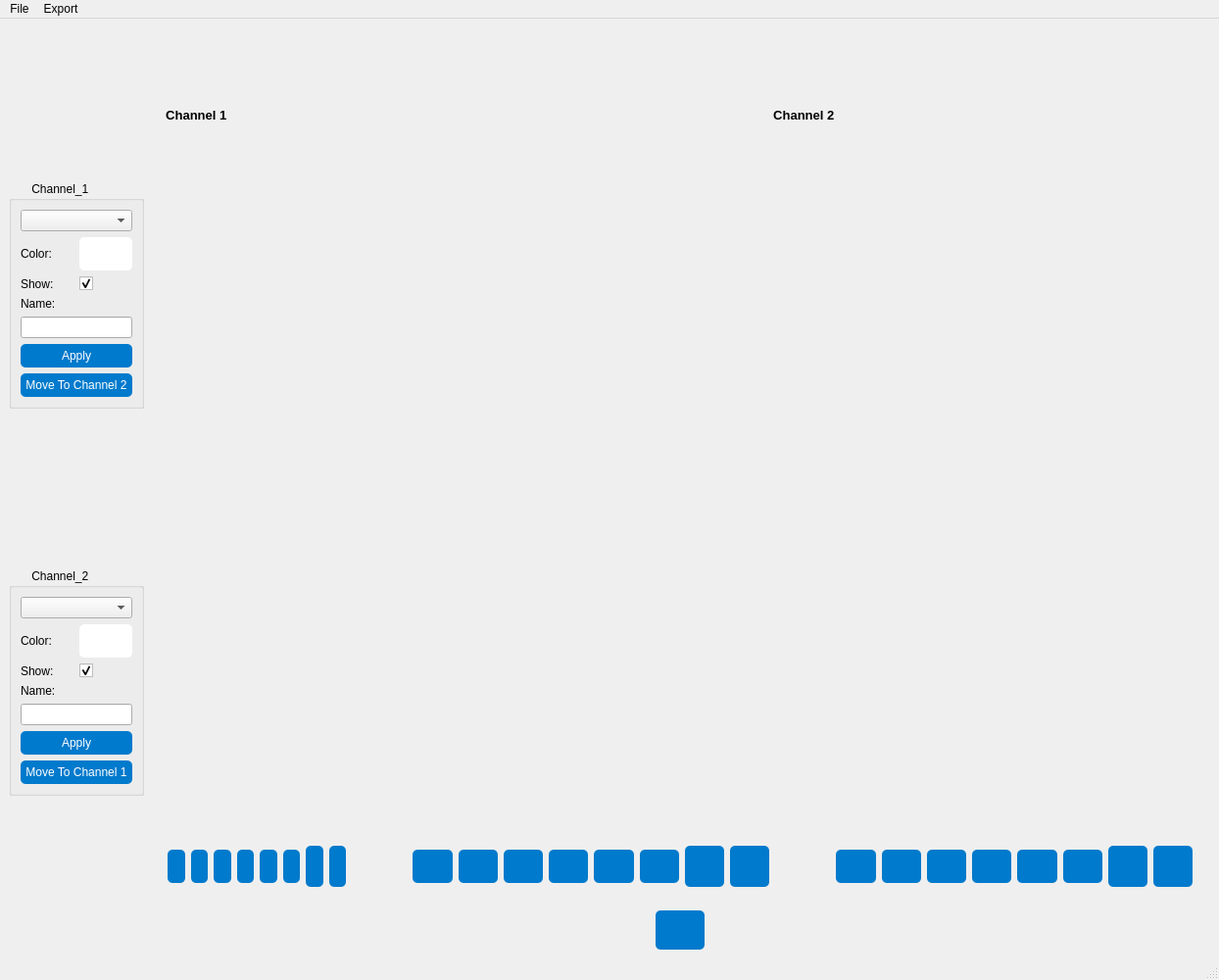
<?xml version="1.0" encoding="UTF-8"?>
<ui version="4.0">
 <class>SignalViewer</class>
 <widget class="QMainWindow" name="SignalViewer">
  <property name="windowModality">
   <enum>Qt::ApplicationModal</enum>
  </property>
  <property name="geometry">
   <rect>
    <x>0</x>
    <y>0</y>
    <width>1244</width>
    <height>1000</height>
   </rect>
  </property>
  <property name="windowTitle">
   <string>Signal Viewer App</string>
  </property>
  <property name="styleSheet">
   <string notr="true">QPushButton {
    background-color: #007ACC; /* Button background color */
    color :rgb(255, 255, 255);
    padding: 10px;
	border-radius:5px;

    
}

QPushButton:hover {
    background-color: #005CA3; 
}
QPushButton svg {
    fill: rgb(255, 255, 255);
}
</string>
  </property>
  <widget class="QWidget" name="centralwidget">
   <layout class="QHBoxLayout" name="horizontalLayout_11" stretch="1,10">
    <item>
     <layout class="QVBoxLayout" name="verticalLayout_5">
      <item>
       <spacer name="verticalSpacer">
        <property name="orientation">
         <enum>Qt::Vertical</enum>
        </property>
        <property name="sizeHint" stdset="0">
         <size>
          <width>20</width>
          <height>40</height>
         </size>
        </property>
       </spacer>
      </item>
      <item>
       <widget class="QGroupBox" name="groupBox">
        <property name="maximumSize">
         <size>
          <width>500</width>
          <height>1000</height>
         </size>
        </property>
        <property name="title">
         <string>       Channel_1        </string>
        </property>
        <layout class="QGridLayout" name="gridLayout_2">
         <item row="0" column="0">
          <layout class="QVBoxLayout" name="verticalLayout_4">
           <item>
            <widget class="QComboBox" name="channel_1_combobox"/>
           </item>
           <item>
            <layout class="QHBoxLayout" name="horizontalLayout_9">
             <item>
              <widget class="QLabel" name="channel_1_color_label">
               <property name="text">
                <string>Color:</string>
               </property>
              </widget>
             </item>
             <item>
              <widget class="QPushButton" name="adjust_color_channel1_button">
               <property name="styleSheet">
                <string notr="true">QPushButton {
    background-color: #ffffff; /* Button background color */
    color :rgb(255, 255, 255);
    padding: 10px;
	border-radius:5px;

    
}</string>
               </property>
               <property name="inputMethodHints">
                <set>Qt::ImhNone</set>
               </property>
               <property name="text">
                <string/>
               </property>
               <property name="shortcut">
                <string>A, 1</string>
               </property>
              </widget>
             </item>
            </layout>
           </item>
           <item>
            <layout class="QHBoxLayout" name="horizontalLayout_10">
             <item>
              <widget class="QLabel" name="channel_1_hide_label">
               <property name="text">
                <string>Show:</string>
               </property>
              </widget>
             </item>
             <item>
              <widget class="QCheckBox" name="channel_1_hide_checkbox">
               <property name="text">
                <string/>
               </property>
               <property name="shortcut">
                <string>H, 1</string>
               </property>
               <property name="checkable">
                <bool>true</bool>
               </property>
               <property name="checked">
                <bool>true</bool>
               </property>
               <property name="tristate">
                <bool>false</bool>
               </property>
              </widget>
             </item>
            </layout>
           </item>
           <item>
            <widget class="QLabel" name="channel_1_edit_label">
             <property name="text">
              <string>Name:</string>
             </property>
            </widget>
           </item>
           <item>
            <widget class="QLineEdit" name="channel_1_edit_line_edit">
             <property name="text">
              <string/>
             </property>
             <property name="cursorPosition">
              <number>0</number>
             </property>
            </widget>
           </item>
           <item>
            <widget class="QPushButton" name="channel_1_edit_confirm">
             <property name="styleSheet">
              <string notr="true">QPushButton {
    background-color: #007ACC; /* Button background color */
    color :rgb(255, 255, 255);
    padding: 5px;
	border-radius:5px;

    
}</string>
             </property>
             <property name="text">
              <string>Apply</string>
             </property>
             <property name="shortcut">
              <string>C, 1</string>
             </property>
            </widget>
           </item>
           <item>
            <widget class="QPushButton" name="move_to_channel2_button">
             <property name="styleSheet">
              <string notr="true">QPushButton {
    background-color: #007ACC; /* Button background color */
    color :rgb(255, 255, 255);
    padding: 5px;
	border-radius:5px;

    
}</string>
             </property>
             <property name="text">
              <string>Move To Channel 2</string>
             </property>
             <property name="shortcut">
              <string>M, 2</string>
             </property>
            </widget>
           </item>
          </layout>
         </item>
        </layout>
       </widget>
      </item>
      <item>
       <spacer name="verticalSpacer_2">
        <property name="orientation">
         <enum>Qt::Vertical</enum>
        </property>
        <property name="sizeHint" stdset="0">
         <size>
          <width>20</width>
          <height>40</height>
         </size>
        </property>
       </spacer>
      </item>
      <item>
       <widget class="QGroupBox" name="groupBox_3">
        <property name="maximumSize">
         <size>
          <width>200</width>
          <height>1000</height>
         </size>
        </property>
        <property name="title">
         <string>       Channel_2</string>
        </property>
        <layout class="QGridLayout" name="gridLayout">
         <item row="0" column="0">
          <layout class="QVBoxLayout" name="verticalLayout_3">
           <item>
            <widget class="QComboBox" name="channel_2_combobox"/>
           </item>
           <item>
            <layout class="QHBoxLayout" name="horizontalLayout_7">
             <item>
              <widget class="QLabel" name="channel_2_color_label">
               <property name="text">
                <string>Color:</string>
               </property>
              </widget>
             </item>
             <item>
              <widget class="QPushButton" name="adjust_color_channel2_button">
               <property name="styleSheet">
                <string notr="true">QPushButton {
    background-color: #ffffff; /* Button background color */
    color :rgb(255, 255, 255);
    padding: 10px;
	border-radius:5px;

    
}</string>
               </property>
               <property name="inputMethodHints">
                <set>Qt::ImhNone</set>
               </property>
               <property name="text">
                <string/>
               </property>
               <property name="shortcut">
                <string>A, 2</string>
               </property>
              </widget>
             </item>
            </layout>
           </item>
           <item>
            <layout class="QHBoxLayout" name="horizontalLayout_8">
             <item>
              <widget class="QLabel" name="channel_2_hide_label">
               <property name="text">
                <string>Show:</string>
               </property>
              </widget>
             </item>
             <item>
              <widget class="QCheckBox" name="channel_2_hide_checkbox">
               <property name="text">
                <string/>
               </property>
               <property name="shortcut">
                <string>H, 2</string>
               </property>
               <property name="checked">
                <bool>true</bool>
               </property>
              </widget>
             </item>
            </layout>
           </item>
           <item>
            <widget class="QLabel" name="channel_2_edit_label">
             <property name="text">
              <string>Name:</string>
             </property>
            </widget>
           </item>
           <item>
            <widget class="QLineEdit" name="channel_2_edit_line_edit"/>
           </item>
           <item>
            <widget class="QPushButton" name="channel_2_edit_confirm">
             <property name="styleSheet">
              <string notr="true">QPushButton {
    background-color: #007ACC; /* Button background color */
    color :rgb(255, 255, 255);
    padding: 5px;
	border-radius:5px;

    
}</string>
             </property>
             <property name="text">
              <string>Apply</string>
             </property>
             <property name="shortcut">
              <string>C, 2</string>
             </property>
            </widget>
           </item>
           <item>
            <widget class="QPushButton" name="move_to_channel1_button">
             <property name="styleSheet">
              <string notr="true">QPushButton {
    background-color: #007ACC; /* Button background color */
    color :rgb(255, 255, 255);
    padding: 5px;
	border-radius:5px;

    
}</string>
             </property>
             <property name="text">
              <string>Move To Channel 1</string>
             </property>
             <property name="shortcut">
              <string>M, 1</string>
             </property>
            </widget>
           </item>
          </layout>
         </item>
        </layout>
       </widget>
      </item>
      <item>
       <spacer name="verticalSpacer_3">
        <property name="orientation">
         <enum>Qt::Vertical</enum>
        </property>
        <property name="sizeHint" stdset="0">
         <size>
          <width>20</width>
          <height>40</height>
         </size>
        </property>
       </spacer>
      </item>
     </layout>
    </item>
    <item>
     <layout class="QVBoxLayout" name="verticalLayout_2" stretch="10,1">
      <item>
       <layout class="QVBoxLayout" name="verticalLayout">
        <item>
         <layout class="QHBoxLayout" name="horizontalLayout_4">
          <item>
           <widget class="QWidget" name="viewer_widget" native="true">
            <property name="enabled">
             <bool>true</bool>
            </property>
            <property name="sizePolicy">
             <sizepolicy hsizetype="Preferred" vsizetype="Preferred">
              <horstretch>0</horstretch>
              <verstretch>0</verstretch>
             </sizepolicy>
            </property>
            <property name="maximumSize">
             <size>
              <width>20000</width>
              <height>20000</height>
             </size>
            </property>
            <widget class="QWidget" name="widget" native="true">
             <property name="geometry">
              <rect>
               <x>0</x>
               <y>80</y>
               <width>1197</width>
               <height>31</height>
              </rect>
             </property>
             <property name="sizePolicy">
              <sizepolicy hsizetype="Preferred" vsizetype="Fixed">
               <horstretch>0</horstretch>
               <verstretch>0</verstretch>
              </sizepolicy>
             </property>
             <property name="minimumSize">
              <size>
               <width>0</width>
               <height>30</height>
              </size>
             </property>
             <property name="styleSheet">
              <string notr="true">font-weight : bold;font-size: 18pt
</string>
             </property>
             <widget class="QLabel" name="label_2">
              <property name="geometry">
               <rect>
                <x>9</x>
                <y>-6</y>
                <width>251</width>
                <height>31</height>
               </rect>
              </property>
              <property name="minimumSize">
               <size>
                <width>0</width>
                <height>15</height>
               </size>
              </property>
              <property name="styleSheet">
               <string notr="true">font-weight : bold;font-size: 10pt</string>
              </property>
              <property name="text">
               <string>  Channel 1</string>
              </property>
             </widget>
             <widget class="QLabel" name="label">
              <property name="geometry">
               <rect>
                <x>629</x>
                <y>-16</y>
                <width>151</width>
                <height>51</height>
               </rect>
              </property>
              <property name="minimumSize">
               <size>
                <width>0</width>
                <height>15</height>
               </size>
              </property>
              <property name="styleSheet">
               <string notr="true">font-weight : bold;font-size: 10pt

</string>
              </property>
              <property name="text">
               <string>  Channel 2</string>
              </property>
             </widget>
            </widget>
           </widget>
          </item>
         </layout>
        </item>
        <item>
         <widget class="QWidget" name="wholewidget" native="true">
          <property name="sizePolicy">
           <sizepolicy hsizetype="Preferred" vsizetype="Maximum">
            <horstretch>0</horstretch>
            <verstretch>0</verstretch>
           </sizepolicy>
          </property>
          <property name="minimumSize">
           <size>
            <width>19</width>
            <height>60</height>
           </size>
          </property>
          <layout class="QHBoxLayout" name="horizontalLayout_3">
           <property name="spacing">
            <number>50</number>
           </property>
           <item>
            <widget class="QWidget" name="widgetleft" native="true">
             <property name="minimumSize">
              <size>
               <width>200</width>
               <height>60</height>
              </size>
             </property>
             <layout class="QHBoxLayout" name="horizontalLayout">
              <item>
               <widget class="QPushButton" name="playBtn1">
                <property name="cursor">
                 <cursorShape>PointingHandCursor</cursorShape>
                </property>
                <property name="styleSheet">
                 <string notr="true">QPushButton {
    background-color: #007ACC; /* Button background color */
    color :rgb(255, 255, 255);
    padding: 10px;
	border-radius:5px;

    
}

QPushButton:hover {
    background-color: #005CA3; 
}
QPushButton svg {
    fill: rgb(255, 255, 255);
}
</string>
                </property>
                <property name="text">
                 <string/>
                </property>
                <property name="icon">
                 <iconset>
                  <normaloff>icons/icons8-play-50.png</normaloff>icons/icons8-play-50.png</iconset>
                </property>
                <property name="iconSize">
                 <size>
                  <width>30</width>
                  <height>30</height>
                 </size>
                </property>
                <property name="shortcut">
                 <string>P, 1</string>
                </property>
               </widget>
              </item>
              <item>
               <widget class="QPushButton" name="pauseBtn1">
                <property name="cursor">
                 <cursorShape>PointingHandCursor</cursorShape>
                </property>
                <property name="styleSheet">
                 <string notr="true">QPushButton {
    background-color: #007ACC; /* Button background color */
    color :rgb(255, 255, 255);
    padding: 10px;
	border-radius:5px;

    
}

QPushButton:hover {
    background-color: #005CA3; 
}
QPushButton svg {
    fill: rgb(255, 255, 255);
}
</string>
                </property>
                <property name="text">
                 <string/>
                </property>
                <property name="icon">
                 <iconset>
                  <normaloff>icons/icons8-pause-50.png</normaloff>icons/icons8-pause-50.png</iconset>
                </property>
                <property name="iconSize">
                 <size>
                  <width>30</width>
                  <height>30</height>
                 </size>
                </property>
                <property name="shortcut">
                 <string>1, P</string>
                </property>
               </widget>
              </item>
              <item>
               <widget class="QPushButton" name="zoom_out_btn1">
                <property name="cursor">
                 <cursorShape>PointingHandCursor</cursorShape>
                </property>
                <property name="styleSheet">
                 <string notr="true">QPushButton {
    background-color: #007ACC; /* Button background color */
    color :rgb(255, 255, 255);
    padding: 10px;
	border-radius:5px;

    
}

QPushButton:hover {
    background-color: #005CA3; 
}
QPushButton svg {
    fill: rgb(255, 255, 255);
}
</string>
                </property>
                <property name="text">
                 <string/>
                </property>
                <property name="icon">
                 <iconset>
                  <normaloff>icons/icons8-zoom-out-64.png</normaloff>icons/icons8-zoom-out-64.png</iconset>
                </property>
                <property name="iconSize">
                 <size>
                  <width>30</width>
                  <height>30</height>
                 </size>
                </property>
                <property name="shortcut">
                 <string>1, Z</string>
                </property>
               </widget>
              </item>
              <item>
               <widget class="QPushButton" name="zoom_in_btn1">
                <property name="cursor">
                 <cursorShape>PointingHandCursor</cursorShape>
                </property>
                <property name="styleSheet">
                 <string notr="true">QPushButton {
    background-color: #007ACC; /* Button background color */
    color :rgb(255, 255, 255);
    padding: 10px;
	border-radius:5px;

    
}

QPushButton:hover {
    background-color: #005CA3; 
}
QPushButton svg {
    fill: rgb(255, 255, 255);
}
</string>
                </property>
                <property name="text">
                 <string/>
                </property>
                <property name="icon">
                 <iconset>
                  <normaloff>icons/icons8-zoom-in-64.png</normaloff>icons/icons8-zoom-in-64.png</iconset>
                </property>
                <property name="iconSize">
                 <size>
                  <width>30</width>
                  <height>30</height>
                 </size>
                </property>
                <property name="shortcut">
                 <string>Z, 1</string>
                </property>
               </widget>
              </item>
              <item>
               <widget class="QPushButton" name="slowdownBtn1">
                <property name="cursor">
                 <cursorShape>PointingHandCursor</cursorShape>
                </property>
                <property name="styleSheet">
                 <string notr="true">QPushButton {
    background-color: #007ACC; /* Button background color */
    color :rgb(255, 255, 255);
    padding: 10px;
	border-radius:5px;

    
}

QPushButton:hover {
    background-color: #005CA3; 
}
QPushButton svg {
    fill: rgb(255, 255, 255);
}
</string>
                </property>
                <property name="text">
                 <string/>
                </property>
                <property name="icon">
                 <iconset>
                  <normaloff>icons/icons8-rewind-26.png</normaloff>icons/icons8-rewind-26.png</iconset>
                </property>
                <property name="iconSize">
                 <size>
                  <width>30</width>
                  <height>30</height>
                 </size>
                </property>
                <property name="shortcut">
                 <string>1, -</string>
                </property>
               </widget>
              </item>
              <item>
               <widget class="QPushButton" name="SpeedUp1">
                <property name="cursor">
                 <cursorShape>PointingHandCursor</cursorShape>
                </property>
                <property name="styleSheet">
                 <string notr="true">QPushButton {
    background-color: #007ACC; /* Button background color */
    color :rgb(255, 255, 255);
    padding: 10px;
	border-radius:5px;

    
}

QPushButton:hover {
    background-color: #005CA3; 
}
QPushButton svg {
    fill: rgb(255, 255, 255);
}
</string>
                </property>
                <property name="text">
                 <string/>
                </property>
                <property name="icon">
                 <iconset>
                  <normaloff>icons/icons8-fast-forward-26.png</normaloff>icons/icons8-fast-forward-26.png</iconset>
                </property>
                <property name="iconSize">
                 <size>
                  <width>30</width>
                  <height>30</height>
                 </size>
                </property>
                <property name="shortcut">
                 <string>1, =</string>
                </property>
               </widget>
              </item>
              <item>
               <widget class="QPushButton" name="rewind_btn1">
                <property name="maximumSize">
                 <size>
                  <width>500</width>
                  <height>50</height>
                 </size>
                </property>
                <property name="text">
                 <string/>
                </property>
                <property name="icon">
                 <iconset>
                  <normaloff>icons/icons8-replay-50.png</normaloff>icons/icons8-replay-50.png</iconset>
                </property>
                <property name="shortcut">
                 <string>R, 1</string>
                </property>
               </widget>
              </item>
              <item>
               <widget class="QPushButton" name="snapshot_1">
                <property name="maximumSize">
                 <size>
                  <width>500</width>
                  <height>50</height>
                 </size>
                </property>
                <property name="text">
                 <string/>
                </property>
                <property name="icon">
                 <iconset>
                  <normaloff>icons/snapshot.jpg</normaloff>icons/snapshot.jpg</iconset>
                </property>
                <property name="iconSize">
                 <size>
                  <width>30</width>
                  <height>30</height>
                 </size>
                </property>
                <property name="shortcut">
                 <string>R, 1</string>
                </property>
               </widget>
              </item>
             </layout>
            </widget>
           </item>
           <item>
            <widget class="QWidget" name="widget_5" native="true">
             <property name="minimumSize">
              <size>
               <width>0</width>
               <height>60</height>
              </size>
             </property>
             <layout class="QHBoxLayout" name="horizontalLayout_5">
              <item>
               <widget class="QPushButton" name="playBtn3">
                <property name="cursor">
                 <cursorShape>PointingHandCursor</cursorShape>
                </property>
                <property name="styleSheet">
                 <string notr="true">QPushButton {
    background-color: #007ACC; /* Button background color */
    color :rgb(255, 255, 255);
    padding: 10px;
	border-radius:5px;

    
}

QPushButton:hover {
    background-color: #005CA3; 
}
QPushButton svg {
    fill: rgb(255, 255, 255);
}
</string>
                </property>
                <property name="text">
                 <string/>
                </property>
                <property name="icon">
                 <iconset>
                  <normaloff>icons/icons8-play-50.png</normaloff>icons/icons8-play-50.png</iconset>
                </property>
                <property name="iconSize">
                 <size>
                  <width>30</width>
                  <height>30</height>
                 </size>
                </property>
                <property name="shortcut">
                 <string>P, 3</string>
                </property>
               </widget>
              </item>
              <item>
               <widget class="QPushButton" name="pauseBtn3">
                <property name="cursor">
                 <cursorShape>PointingHandCursor</cursorShape>
                </property>
                <property name="styleSheet">
                 <string notr="true">QPushButton {
    background-color: #007ACC; /* Button background color */
    color :rgb(255, 255, 255);
    padding: 10px;
	border-radius:5px;

    
}

QPushButton:hover {
    background-color: #005CA3; 
}
QPushButton svg {
    fill: rgb(255, 255, 255);
}
</string>
                </property>
                <property name="text">
                 <string/>
                </property>
                <property name="icon">
                 <iconset>
                  <normaloff>icons/icons8-pause-50.png</normaloff>icons/icons8-pause-50.png</iconset>
                </property>
                <property name="iconSize">
                 <size>
                  <width>30</width>
                  <height>30</height>
                 </size>
                </property>
                <property name="shortcut">
                 <string>3, P</string>
                </property>
               </widget>
              </item>
              <item>
               <widget class="QPushButton" name="zoom_out_btn3">
                <property name="cursor">
                 <cursorShape>PointingHandCursor</cursorShape>
                </property>
                <property name="styleSheet">
                 <string notr="true">QPushButton {
    background-color: #007ACC; /* Button background color */
    color :rgb(255, 255, 255);
    padding: 10px;
	border-radius:5px;

    
}

QPushButton:hover {
    background-color: #005CA3; 
}
QPushButton svg {
    fill: rgb(255, 255, 255);
}
</string>
                </property>
                <property name="text">
                 <string/>
                </property>
                <property name="icon">
                 <iconset>
                  <normaloff>icons/icons8-zoom-out-64.png</normaloff>icons/icons8-zoom-out-64.png</iconset>
                </property>
                <property name="iconSize">
                 <size>
                  <width>30</width>
                  <height>30</height>
                 </size>
                </property>
                <property name="shortcut">
                 <string>3, Z</string>
                </property>
               </widget>
              </item>
              <item>
               <widget class="QPushButton" name="zoom_in_btn3">
                <property name="cursor">
                 <cursorShape>PointingHandCursor</cursorShape>
                </property>
                <property name="styleSheet">
                 <string notr="true">QPushButton {
    background-color: #007ACC; /* Button background color */
    color :rgb(255, 255, 255);
    padding: 10px;
	border-radius:5px;

    
}

QPushButton:hover {
    background-color: #005CA3; 
}
QPushButton svg {
    fill: rgb(255, 255, 255);
}
</string>
                </property>
                <property name="text">
                 <string/>
                </property>
                <property name="icon">
                 <iconset>
                  <normaloff>icons/icons8-zoom-in-64.png</normaloff>icons/icons8-zoom-in-64.png</iconset>
                </property>
                <property name="iconSize">
                 <size>
                  <width>30</width>
                  <height>30</height>
                 </size>
                </property>
                <property name="shortcut">
                 <string>Z, 3</string>
                </property>
               </widget>
              </item>
              <item>
               <widget class="QPushButton" name="slowdownBtn3">
                <property name="cursor">
                 <cursorShape>PointingHandCursor</cursorShape>
                </property>
                <property name="styleSheet">
                 <string notr="true">QPushButton {
    background-color: #007ACC; /* Button background color */
    color :rgb(255, 255, 255);
    padding: 10px;
	border-radius:5px;

    
}

QPushButton:hover {
    background-color: #005CA3; 
}
QPushButton svg {
    fill: rgb(255, 255, 255);
}
</string>
                </property>
                <property name="text">
                 <string/>
                </property>
                <property name="icon">
                 <iconset>
                  <normaloff>icons/icons8-rewind-26.png</normaloff>icons/icons8-rewind-26.png</iconset>
                </property>
                <property name="iconSize">
                 <size>
                  <width>30</width>
                  <height>30</height>
                 </size>
                </property>
                <property name="shortcut">
                 <string>3, -</string>
                </property>
               </widget>
              </item>
              <item>
               <widget class="QPushButton" name="SpeedUp3">
                <property name="cursor">
                 <cursorShape>PointingHandCursor</cursorShape>
                </property>
                <property name="styleSheet">
                 <string notr="true">QPushButton {
    background-color: #007ACC; /* Button background color */
    color :rgb(255, 255, 255);
    padding: 10px;
	border-radius:5px;

    
}

QPushButton:hover {
    background-color: #005CA3; 
}
QPushButton svg {
    fill: rgb(255, 255, 255);
}
</string>
                </property>
                <property name="text">
                 <string/>
                </property>
                <property name="icon">
                 <iconset>
                  <normaloff>icons/icons8-fast-forward-26.png</normaloff>icons/icons8-fast-forward-26.png</iconset>
                </property>
                <property name="iconSize">
                 <size>
                  <width>30</width>
                  <height>30</height>
                 </size>
                </property>
                <property name="shortcut">
                 <string>3, =</string>
                </property>
               </widget>
              </item>
              <item>
               <widget class="QPushButton" name="rewind_btn3">
                <property name="maximumSize">
                 <size>
                  <width>500</width>
                  <height>50</height>
                 </size>
                </property>
                <property name="text">
                 <string/>
                </property>
                <property name="icon">
                 <iconset>
                  <normaloff>icons/icons8-replay-50.png</normaloff>icons/icons8-replay-50.png</iconset>
                </property>
                <property name="shortcut">
                 <string>R, 3</string>
                </property>
               </widget>
              </item>
              <item>
               <widget class="QPushButton" name="snapshot_3">
                <property name="maximumSize">
                 <size>
                  <width>500</width>
                  <height>50</height>
                 </size>
                </property>
                <property name="text">
                 <string/>
                </property>
                <property name="icon">
                 <iconset>
                  <normaloff>icons/snapshot.jpg</normaloff>icons/snapshot.jpg</iconset>
                </property>
                <property name="iconSize">
                 <size>
                  <width>30</width>
                  <height>30</height>
                 </size>
                </property>
                <property name="shortcut">
                 <string>R, 1</string>
                </property>
               </widget>
              </item>
             </layout>
            </widget>
           </item>
           <item>
            <widget class="QWidget" name="widgetright" native="true">
             <property name="minimumSize">
              <size>
               <width>0</width>
               <height>60</height>
              </size>
             </property>
             <layout class="QHBoxLayout" name="horizontalLayout_2">
              <item>
               <widget class="QPushButton" name="playBtn2">
                <property name="cursor">
                 <cursorShape>PointingHandCursor</cursorShape>
                </property>
                <property name="styleSheet">
                 <string notr="true">QPushButton {
    background-color: #007ACC; /* Button background color */
    color :rgb(255, 255, 255);
    padding: 10px;
	border-radius:5px;

    
}

QPushButton:hover {
    background-color: #005CA3; 
}
QPushButton svg {
    fill: rgb(255, 255, 255);
}
</string>
                </property>
                <property name="text">
                 <string/>
                </property>
                <property name="icon">
                 <iconset>
                  <normaloff>icons/icons8-play-50.png</normaloff>icons/icons8-play-50.png</iconset>
                </property>
                <property name="iconSize">
                 <size>
                  <width>30</width>
                  <height>30</height>
                 </size>
                </property>
                <property name="shortcut">
                 <string>P, 2</string>
                </property>
               </widget>
              </item>
              <item>
               <widget class="QPushButton" name="pauseBtn2">
                <property name="cursor">
                 <cursorShape>PointingHandCursor</cursorShape>
                </property>
                <property name="styleSheet">
                 <string notr="true">QPushButton {
    background-color: #007ACC; /* Button background color */
    color :rgb(255, 255, 255);
    padding: 10px;
	border-radius:5px;

    
}

QPushButton:hover {
    background-color: #005CA3; 
}
QPushButton svg {
    fill: rgb(255, 255, 255);
}
</string>
                </property>
                <property name="text">
                 <string/>
                </property>
                <property name="icon">
                 <iconset>
                  <normaloff>icons/icons8-pause-50.png</normaloff>icons/icons8-pause-50.png</iconset>
                </property>
                <property name="iconSize">
                 <size>
                  <width>30</width>
                  <height>30</height>
                 </size>
                </property>
                <property name="shortcut">
                 <string>2, P</string>
                </property>
               </widget>
              </item>
              <item>
               <widget class="QPushButton" name="zoom_out_btn2">
                <property name="cursor">
                 <cursorShape>PointingHandCursor</cursorShape>
                </property>
                <property name="styleSheet">
                 <string notr="true">QPushButton {
    background-color: #007ACC; /* Button background color */
    color :rgb(255, 255, 255);
    padding: 10px;
	border-radius:5px;

    
}

QPushButton:hover {
    background-color: #005CA3; 
}
QPushButton svg {
    fill: rgb(255, 255, 255);
}
</string>
                </property>
                <property name="text">
                 <string/>
                </property>
                <property name="icon">
                 <iconset>
                  <normaloff>icons/icons8-zoom-out-64.png</normaloff>icons/icons8-zoom-out-64.png</iconset>
                </property>
                <property name="iconSize">
                 <size>
                  <width>30</width>
                  <height>30</height>
                 </size>
                </property>
                <property name="shortcut">
                 <string>2, Z</string>
                </property>
               </widget>
              </item>
              <item>
               <widget class="QPushButton" name="zoom_in_btn2">
                <property name="cursor">
                 <cursorShape>PointingHandCursor</cursorShape>
                </property>
                <property name="styleSheet">
                 <string notr="true">QPushButton {
    background-color: #007ACC; /* Button background color */
    color :rgb(255, 255, 255);
    padding: 10px;
	border-radius:5px;

    
}

QPushButton:hover {
    background-color: #005CA3; 
}
QPushButton svg {
    fill: rgb(255, 255, 255);
}
</string>
                </property>
                <property name="text">
                 <string/>
                </property>
                <property name="icon">
                 <iconset>
                  <normaloff>icons/icons8-zoom-in-64.png</normaloff>icons/icons8-zoom-in-64.png</iconset>
                </property>
                <property name="iconSize">
                 <size>
                  <width>30</width>
                  <height>30</height>
                 </size>
                </property>
                <property name="shortcut">
                 <string>Z, 2</string>
                </property>
               </widget>
              </item>
              <item>
               <widget class="QPushButton" name="slowdownBtn2">
                <property name="cursor">
                 <cursorShape>PointingHandCursor</cursorShape>
                </property>
                <property name="styleSheet">
                 <string notr="true">QPushButton {
    background-color: #007ACC; /* Button background color */
    color :rgb(255, 255, 255);
    padding: 10px;
	border-radius:5px;

    
}

QPushButton:hover {
    background-color: #005CA3; 
}
QPushButton svg {
    fill: rgb(255, 255, 255);
}
</string>
                </property>
                <property name="text">
                 <string/>
                </property>
                <property name="icon">
                 <iconset>
                  <normaloff>icons/icons8-rewind-26.png</normaloff>icons/icons8-rewind-26.png</iconset>
                </property>
                <property name="iconSize">
                 <size>
                  <width>30</width>
                  <height>30</height>
                 </size>
                </property>
                <property name="shortcut">
                 <string>2, -</string>
                </property>
               </widget>
              </item>
              <item>
               <widget class="QPushButton" name="SpeedUp2">
                <property name="cursor">
                 <cursorShape>PointingHandCursor</cursorShape>
                </property>
                <property name="styleSheet">
                 <string notr="true">QPushButton {
    background-color: #007ACC; /* Button background color */
    color :rgb(255, 255, 255);
    padding: 10px;
	border-radius:5px;

    
}

QPushButton:hover {
    background-color: #005CA3; 
}
QPushButton svg {
    fill: rgb(255, 255, 255);
}
</string>
                </property>
                <property name="text">
                 <string/>
                </property>
                <property name="icon">
                 <iconset>
                  <normaloff>icons/icons8-fast-forward-26.png</normaloff>icons/icons8-fast-forward-26.png</iconset>
                </property>
                <property name="iconSize">
                 <size>
                  <width>30</width>
                  <height>30</height>
                 </size>
                </property>
                <property name="shortcut">
                 <string>2, =</string>
                </property>
               </widget>
              </item>
              <item>
               <widget class="QPushButton" name="rewind_btn2">
                <property name="maximumSize">
                 <size>
                  <width>500</width>
                  <height>50</height>
                 </size>
                </property>
                <property name="text">
                 <string/>
                </property>
                <property name="icon">
                 <iconset>
                  <normaloff>icons/icons8-replay-50.png</normaloff>icons/icons8-replay-50.png</iconset>
                </property>
                <property name="shortcut">
                 <string>R, 2</string>
                </property>
               </widget>
              </item>
              <item>
               <widget class="QPushButton" name="snapshot_2">
                <property name="maximumSize">
                 <size>
                  <width>500</width>
                  <height>50</height>
                 </size>
                </property>
                <property name="text">
                 <string/>
                </property>
                <property name="icon">
                 <iconset>
                  <normaloff>icons/snapshot.jpg</normaloff>icons/snapshot.jpg</iconset>
                </property>
                <property name="iconSize">
                 <size>
                  <width>30</width>
                  <height>30</height>
                 </size>
                </property>
                <property name="shortcut">
                 <string>R, 1</string>
                </property>
               </widget>
              </item>
             </layout>
            </widget>
           </item>
          </layout>
          <zorder>widgetright</zorder>
          <zorder>widget_5</zorder>
          <zorder>widgetleft</zorder>
         </widget>
        </item>
       </layout>
      </item>
      <item>
       <layout class="QHBoxLayout" name="horizontalLayout_6">
        <item>
         <spacer name="horizontalSpacer">
          <property name="orientation">
           <enum>Qt::Horizontal</enum>
          </property>
          <property name="sizeHint" stdset="0">
           <size>
            <width>100</width>
            <height>20</height>
           </size>
          </property>
         </spacer>
        </item>
        <item>
         <widget class="QPushButton" name="Linkbutton">
          <property name="minimumSize">
           <size>
            <width>50</width>
            <height>40</height>
           </size>
          </property>
          <property name="maximumSize">
           <size>
            <width>50</width>
            <height>16777215</height>
           </size>
          </property>
          <property name="cursor">
           <cursorShape>PointingHandCursor</cursorShape>
          </property>
          <property name="styleSheet">
           <string notr="true">QPushButton {
    background-color: #007ACC; /* Button background color */
    color :rgb(255, 255, 255);
    padding: 10px;
	border-radius:5px;

    
}

QPushButton:hover {
    background-color: #005CA3; 
}
QPushButton svg {
    fill: rgb(255, 255, 255);
}
</string>
          </property>
          <property name="text">
           <string/>
          </property>
          <property name="icon">
           <iconset>
            <normaloff>icons/icons8-link-64.png</normaloff>icons/icons8-link-64.png</iconset>
          </property>
          <property name="shortcut">
           <string>Ctrl+L</string>
          </property>
         </widget>
        </item>
        <item>
         <spacer name="horizontalSpacer_2">
          <property name="orientation">
           <enum>Qt::Horizontal</enum>
          </property>
          <property name="sizeHint" stdset="0">
           <size>
            <width>80</width>
            <height>20</height>
           </size>
          </property>
         </spacer>
        </item>
       </layout>
      </item>
     </layout>
    </item>
   </layout>
  </widget>
  <widget class="QMenuBar" name="menubar">
   <property name="geometry">
    <rect>
     <x>0</x>
     <y>0</y>
     <width>1244</width>
     <height>22</height>
    </rect>
   </property>
   <widget class="QMenu" name="menufile">
    <property name="title">
     <string>File</string>
    </property>
    <widget class="QMenu" name="menuadd_signal">
     <property name="title">
      <string>Add Signal</string>
     </property>
     <addaction name="add_signal_channel1_button"/>
     <addaction name="add_signal_channel2_button"/>
    </widget>
    <addaction name="menuadd_signal"/>
    <addaction name="actionexit"/>
   </widget>
   <widget class="QMenu" name="menuexport">
    <property name="title">
     <string>Export</string>
    </property>
    <addaction name="export_channel1_btn"/>
    <addaction name="export_channel2_btn"/>
    <addaction name="export_channel12_btn"/>
   </widget>
   <addaction name="menufile"/>
   <addaction name="menuexport"/>
  </widget>
  <widget class="QStatusBar" name="statusbar"/>
  <action name="actionexit">
   <property name="text">
    <string>Exit</string>
   </property>
  </action>
  <action name="add_signal_channel1_button">
   <property name="text">
    <string>Channel 1</string>
   </property>
   <property name="shortcut">
    <string>Ctrl+1</string>
   </property>
  </action>
  <action name="add_signal_channel2_button">
   <property name="text">
    <string>Channel 2</string>
   </property>
   <property name="shortcut">
    <string>Ctrl+2</string>
   </property>
  </action>
  <action name="export_channel1_btn">
   <property name="text">
    <string>Channel 1</string>
   </property>
   <property name="shortcut">
    <string>Ctrl+E, Ctrl+1</string>
   </property>
  </action>
  <action name="export_channel2_btn">
   <property name="text">
    <string>Channel 2</string>
   </property>
   <property name="shortcut">
    <string>Ctrl+E, Ctrl+2</string>
   </property>
  </action>
  <action name="export_channel12_btn">
   <property name="text">
    <string>Both Channels</string>
   </property>
   <property name="shortcut">
    <string>Ctrl+E, Ctrl+3</string>
   </property>
  </action>
 </widget>
 <resources/>
 <connections/>
</ui>
